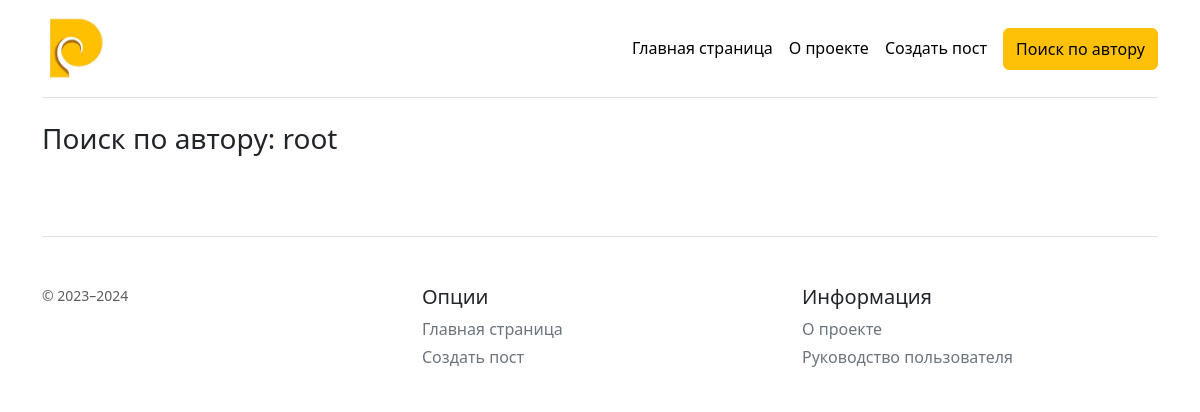
Before: /author/root with the older database file.
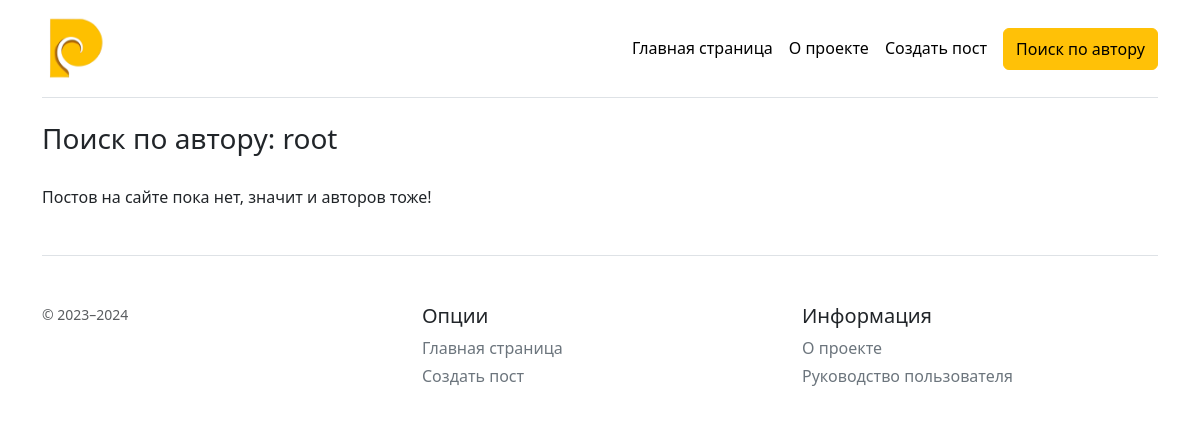
After: the same page with the newer database file.
### app.py (models this page shows, shortened)
class Post(db.Model):
    id: Mapped[int] = mapped_column(Integer, primary_key=True)
    title: Mapped[str] = mapped_column(String, nullable=False)
    pretext: Mapped[str] = mapped_column(String, nullable=False)
    img: Mapped[str] = mapped_column(String)
    text: Mapped[str] = mapped_column(Text, nullable=False)
    author: Mapped[str] = mapped_column(String, nullable=False)
    edit_key: Mapped[str] = mapped_column(String, nullable=False)

### app.py (the view)
@app.route('/author/<string:name>')
def author(name):
    names = Post.query.order_by(desc(Post.id)).all()
    return render_template('authors-post.html', data=names, name=name)

### templates/authors-post.html (shortened to what this page needs)
{% extends "base.html" %}
{% block body %}
  <h3 class="text-start">Поиск по автору: {{ name }}</h3>
  <br>
  {% if data|length > 0 %}
    {% for i in data %}
        {% if i.author == name %}
          <div class="card mb-4 rounded-3 shadow-sm img-responsive">
            <div class="card-header py-3">
              <h4 class="my-0 fw-normal">Автор поста: <b>{{ i.author }}</b></h4>
            </div>
            <div class="card-body">
              <h1 class="card-title pricing-card-title">{{ i.title }}</h1>
              <img class="img-fluid" src="{{ i.img }}">
              <ul class="list-unstyled mt-3 mb-4">
                <br>
                <li style="font-size: 20px;">{{ i.pretext }}</li>
              </ul>
              <a href="/posts/{{ i.id }}" class="btn btn-warning">Посмотреть пост</a>
            </div>
          </div>
        {% endif %}
    {% endfor %}
  {% else %}
    <h6 class="text-start">Постов на сайте пока нет, значит и авторов тоже!</h6>
  {% endif %}
{% endblock body %}

### templates/base.html (shortened to what this page needs)
<!DOCTYPE html>
<html lang="ru">
<head>
    <link rel="stylesheet" href="{{ url_for('static', filename='bootstrap.min.css') }}">
</head>
<body>
<div class="container py-3">
  <header>
    <div class="d-flex flex-column flex-md-row align-items-center pb-3 mb-4 border-bottom">
      <a href="/pname" class="d-flex align-items-center link-body-emphasis text-decoration-none">
        <img width="65" height="65" src="{{ url_for('static', filename='site/images/postirony-logo.png') }}">
      </a>
      <nav class="d-inline-flex mt-2 mt-md-0 ms-md-auto">
        <a class="me-3 py-2 link-body-emphasis text-decoration-none" href="/">Главная страница</a>
        <a class="me-3 py-2 link-body-emphasis text-decoration-none" href="/about">О проекте</a>
        <a class="me-3 py-2 link-body-emphasis text-decoration-none" href="/create">Создать пост</a>
        <a href="/search" class="btn btn-warning py-2 link-body-emphasis text-decoration-none">Поиск по автору</a>
      </nav>
    </div>
  </header>
  {% block body %}{% endblock %}
  <footer class="pt-4 my-md-5 pt-md-5 border-top">
    <div class="row">
      <div class="col-12 col-md">
        <small class="d-block mb-3 text-body-secondary">© 2023–2024</small>
      </div>
      <div class="col-6 col-md">
        <h5>Опции</h5>
        <ul class="list-unstyled text-small">
          <li class="mb-1"><a class="link-secondary text-decoration-none" href="/">Главная страница</a></li>
          <li class="mb-1"><a class="link-secondary text-decoration-none" href="/create">Создать пост</a></li>
        </ul>
      </div>
      <div class="col-6 col-md">
        <h5>Информация</h5>
        <ul class="list-unstyled text-small">
          <li class="mb-1"><a class="link-secondary text-decoration-none" href="/about">О проекте</a></li>
          <li class="mb-1"><a class="link-secondary text-decoration-none" href="/user-manual">Руководство пользователя</a></li>
        </ul>
      </div>
    </div>
  </footer>
</div>
</body>
</html>

Changed rows visible on the page:
removed Post: author "root"
Other visible differences:
{{ name }}: (not shown) → "root"
text now shown: "Постов на сайте пока нет, значит и авторов тоже!"
